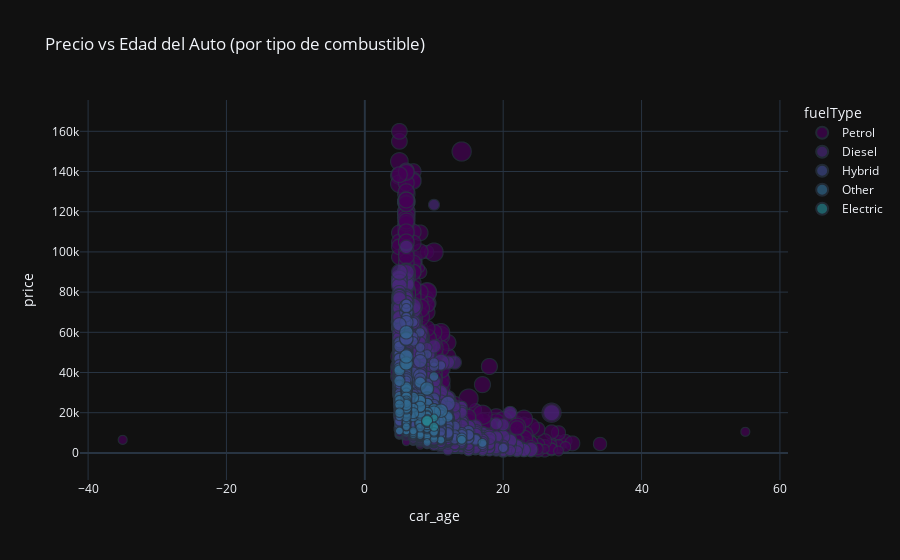
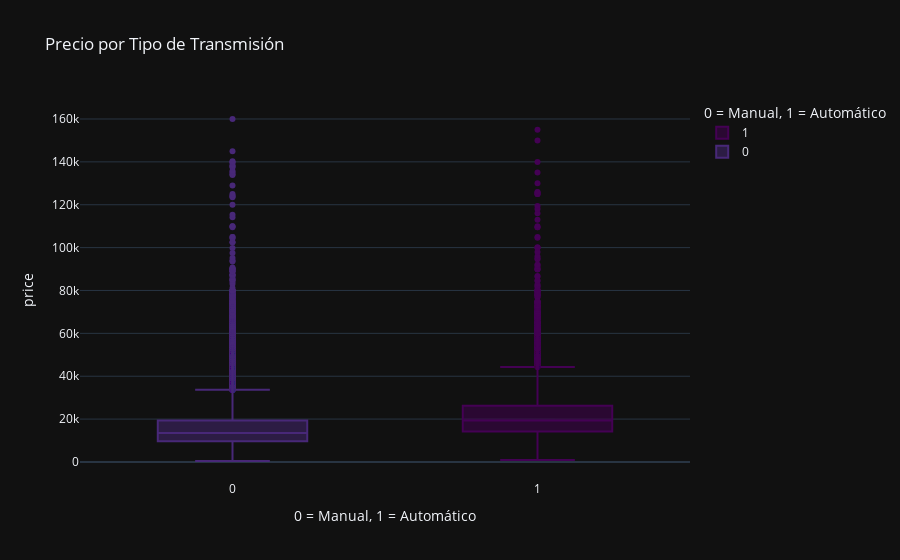
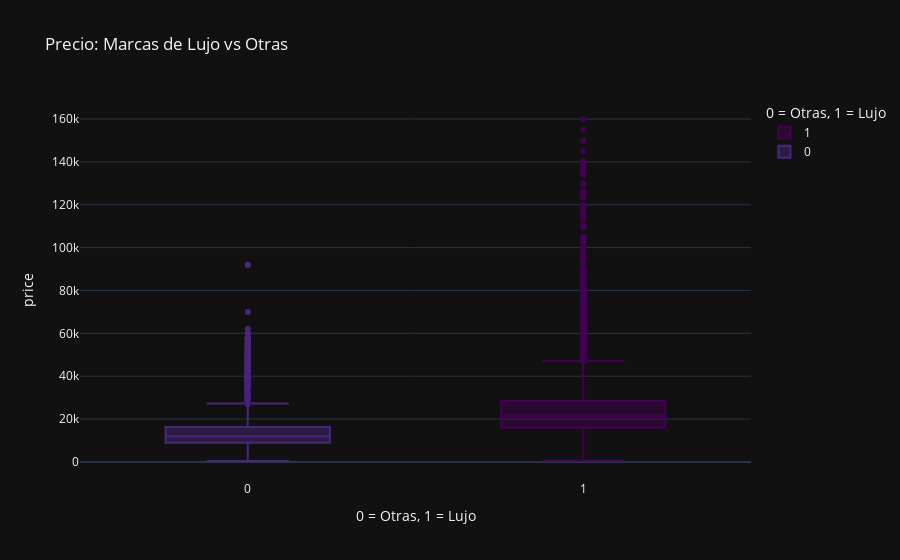
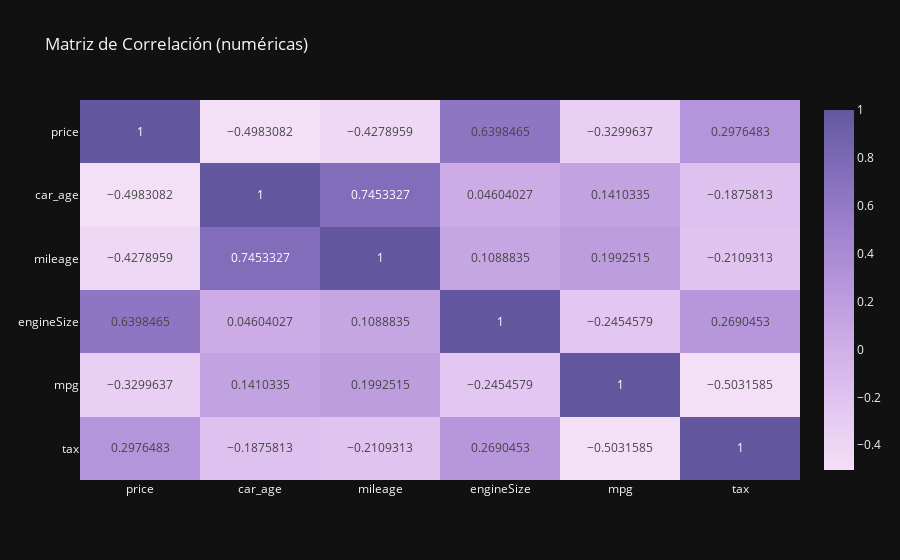

The notebook cell saved with these charts, in order:
### Markdown cell above
De este segundo gráfico, podemos notar que: 
* De las marcas que más tenemos datos son Ford y Mercedez. lo cual tiene sentido, pues agregamos datos adicionales respecto a ciertos modelos de ambas marcas.
* Toyota, Skoda y Hyndai son las marcas con menos registros. Posiblemente las marcas menos compradas también.

### Code cell
import plotly.express as px
import plotly.graph_objects as go

# Tema oscuro por defecto
px.defaults.template = "plotly_dark"


# Price vs Car Age
fig_age = px.scatter(df_features, x="car_age", y="price",
                     color="fuelType", size="engineSize",
                     title="Precio vs Edad del Auto (por tipo de combustible)",
                     color_discrete_sequence=px.colors.sequential.Viridis)
fig_age.show()


# Comparación: automático vs manual
fig_trans = px.box(df_features, x="is_automatic", y="price",
                   color="is_automatic",
                   title="Precio por Tipo de Transmisión",
                   labels={"is_automatic": "0 = Manual, 1 = Automático"},
                   color_discrete_sequence=px.colors.sequential.Viridis)
fig_trans.show()

# Comparación: marcas de lujo vs económicas
fig_brand_cat = px.box(df_features, x="is_luxury_brand", y="price",
                       color="is_luxury_brand",
                       title="Precio: Marcas de Lujo vs Otras",
                       labels={"is_luxury_brand": "0 = Otras, 1 = Lujo"},
                       color_discrete_sequence=px.colors.sequential.Viridis)
fig_brand_cat.show()

# Heatmap de correlación
corr = df_features[['price','car_age','mileage','engineSize','mpg','tax']].corr()

fig_corr = px.imshow(corr, text_auto=True, aspect="auto",
                     title="Matriz de Correlación (numéricas)",
                     color_continuous_scale="Purp")
fig_corr.show()

### Figure 1 — Plotly figure (JSON) as saved in the notebook; plotly's stock layout.template omitted (floating-point values rounded to 4 significant figures; data arrays with more than 128 entries replaced by an {"elided": "..."} marker saying what was removed)
{"data": [{"hovertemplate": "fuelType=Petrol<br>car_age=%{x}<br>price=%{y}<br>engineSize=%{marker.size}<extra></extra>", "legendgroup": "Petrol", "marker": {"color": "#440154", "size": {"elided": "59703 float values"}, "sizemode": "area", "sizeref": 0.0165, "symbol": "circle"}, "mode": "markers", "name": "Petrol", "showlegend": true, "type": "scattergl", "x": {"elided": "59703 int values"}, "xaxis": "x", "y": {"elided": "59703 int values"}, "yaxis": "y"}, {"hovertemplate": "fuelType=Diesel<br>car_age=%{x}<br>price=%{y}<br>engineSize=%{marker.size}<extra></extra>", "legendgroup": "Diesel", "marker": {"color": "#482878", "size": {"elided": "45104 float values"}, "sizemode": "area", "sizeref": 0.0165, "symbol": "circle"}, "mode": "markers", "name": "Diesel", "showlegend": true, "type": "scattergl", "x": {"elided": "45104 int values"}, "xaxis": "x", "y": {"elided": "45104 int values"}, "yaxis": "y"}, {"hovertemplate": "fuelType=Hybrid<br>car_age=%{x}<br>price=%{y}<br>engineSize=%{marker.size}<extra></extra>", "legendgroup": "Hybrid", "marker": {"color": "#3e4989", "size": {"elided": "3191 float values"}, "sizemode": "area", "sizeref": 0.0165, "symbol": "circle"}, "mode": "markers", "name": "Hybrid", "showlegend": true, "type": "scattergl", "x": {"elided": "3191 int values"}, "xaxis": "x", "y": {"elided": "3191 int values"}, "yaxis": "y"}, {"hovertemplate": "fuelType=Other<br>car_age=%{x}<br>price=%{y}<br>engineSize=%{marker.size}<extra></extra>", "legendgroup": "Other", "marker": {"color": "#31688e", "size": {"elided": "252 float values"}, "sizemode": "area", "sizeref": 0.0165, "symbol": "circle"}, "mode": "markers", "name": "Other", "showlegend": true, "type": "scattergl", "x": {"elided": "252 int values"}, "xaxis": "x", "y": {"elided": "252 int values"}, "yaxis": "y"}, {"hovertemplate": "fuelType=Electric<br>car_age=%{x}<br>price=%{y}<br>engineSize=%{marker.size}<extra></extra>", "legendgroup": "Electric", "marker": {"color": "#26828e", "size": [1.0, 2.0, 2.0, 1.4], "sizemode": "area", "sizeref": 0.0165, "symbol": "circle"}, "mode": "markers", "name": "Electric", "showlegend": true, "type": "scattergl", "x": [10, 9, 9, 10], "xaxis": "x", "y": [17400, 15500, 15975, 12999], "yaxis": "y"}], "layout": {"legend": {"itemsizing": "constant", "title": {"text": "fuelType"}, "tracegroupgap": 0}, "title": {"text": "Precio vs Edad del Auto (por tipo de combustible)"}, "xaxis": {"anchor": "y", "domain": [0, 1], "title": {"text": "car_age"}}, "yaxis": {"anchor": "x", "domain": [0, 1], "title": {"text": "price"}}}}

### Figure 2 — Plotly figure (JSON) as saved in the notebook; plotly's stock layout.template omitted (floating-point values rounded to 4 significant figures; data arrays with more than 128 entries replaced by an {"elided": "..."} marker saying what was removed)
{"data": [{"alignmentgroup": "True", "hovertemplate": "0 = Manual, 1 = Automático=%{x}<br>price=%{y}<extra></extra>", "legendgroup": "1", "marker": {"color": "#440154"}, "name": "1", "notched": false, "offsetgroup": "1", "orientation": "v", "showlegend": true, "type": "box", "x": {"elided": "22205 int values"}, "x0": " ", "xaxis": "x", "y": {"elided": "22205 int values"}, "y0": " ", "yaxis": "y"}, {"alignmentgroup": "True", "hovertemplate": "0 = Manual, 1 = Automático=%{x}<br>price=%{y}<extra></extra>", "legendgroup": "0", "marker": {"color": "#482878"}, "name": "0", "notched": false, "offsetgroup": "0", "orientation": "v", "showlegend": true, "type": "box", "x": {"elided": "86049 int values"}, "x0": " ", "xaxis": "x", "y": {"elided": "86049 int values"}, "y0": " ", "yaxis": "y"}], "layout": {"boxmode": "overlay", "legend": {"title": {"text": "0 = Manual, 1 = Automático"}, "tracegroupgap": 0}, "title": {"text": "Precio por Tipo de Transmisión"}, "xaxis": {"anchor": "y", "categoryarray": [1, 0], "categoryorder": "array", "domain": [0, 1], "title": {"text": "0 = Manual, 1 = Automático"}}, "yaxis": {"anchor": "x", "domain": [0, 1], "title": {"text": "price"}}}}

### Figure 3 — Plotly figure (JSON) as saved in the notebook; plotly's stock layout.template omitted (floating-point values rounded to 4 significant figures; data arrays with more than 128 entries replaced by an {"elided": "..."} marker saying what was removed)
{"data": [{"alignmentgroup": "True", "hovertemplate": "0 = Otras, 1 = Lujo=%{x}<br>price=%{y}<extra></extra>", "legendgroup": "1", "marker": {"color": "#440154"}, "name": "1", "notched": false, "offsetgroup": "1", "orientation": "v", "showlegend": true, "type": "box", "x": {"elided": "38350 int values"}, "x0": " ", "xaxis": "x", "y": {"elided": "38350 int values"}, "y0": " ", "yaxis": "y"}, {"alignmentgroup": "True", "hovertemplate": "0 = Otras, 1 = Lujo=%{x}<br>price=%{y}<extra></extra>", "legendgroup": "0", "marker": {"color": "#482878"}, "name": "0", "notched": false, "offsetgroup": "0", "orientation": "v", "showlegend": true, "type": "box", "x": {"elided": "69904 int values"}, "x0": " ", "xaxis": "x", "y": {"elided": "69904 int values"}, "y0": " ", "yaxis": "y"}], "layout": {"boxmode": "overlay", "legend": {"title": {"text": "0 = Otras, 1 = Lujo"}, "tracegroupgap": 0}, "title": {"text": "Precio: Marcas de Lujo vs Otras"}, "xaxis": {"anchor": "y", "categoryarray": [1, 0], "categoryorder": "array", "domain": [0, 1], "title": {"text": "0 = Otras, 1 = Lujo"}}, "yaxis": {"anchor": "x", "domain": [0, 1], "title": {"text": "price"}}}}

### Figure 4 — Plotly figure (JSON) as saved in the notebook; plotly's stock layout.template omitted (floating-point values rounded to 4 significant figures)
{"data": [{"coloraxis": "coloraxis", "hovertemplate": "x: %{x}<br>y: %{y}<br>color: %{z}<extra></extra>", "name": "0", "texttemplate": "%{z}", "type": "heatmap", "x": ["price", "car_age", "mileage", "engineSize", "mpg", "tax"], "xaxis": "x", "y": ["price", "car_age", "mileage", "engineSize", "mpg", "tax"], "yaxis": "y", "z": [[1.0, -0.4983, -0.4279, 0.6398, -0.33, 0.2976], [-0.4983, 1.0, 0.7453, 0.04604, 0.141, -0.1876], [-0.4279, 0.7453, 1.0, 0.1089, 0.1993, -0.2109], [0.6398, 0.04604, 0.1089, 1.0, -0.2455, 0.269], [-0.33, 0.141, 0.1993, -0.2455, 1.0, -0.5032], [0.2976, -0.1876, -0.2109, 0.269, -0.5032, 1.0]]}], "layout": {"coloraxis": {"colorscale": [[0, "rgb(243, 224, 247)"], [0.1667, "rgb(228, 199, 241)"], [0.3333, "rgb(209, 175, 232)"], [0.5, "rgb(185, 152, 221)"], [0.6667, "rgb(159, 130, 206)"], [0.8333, "rgb(130, 109, 186)"], [1, "rgb(99, 88, 159)"]]}, "title": {"text": "Matriz de Correlación (numéricas)"}, "xaxis": {"anchor": "y", "domain": [0, 1]}, "yaxis": {"anchor": "x", "autorange": "reversed", "domain": [0, 1]}}}
